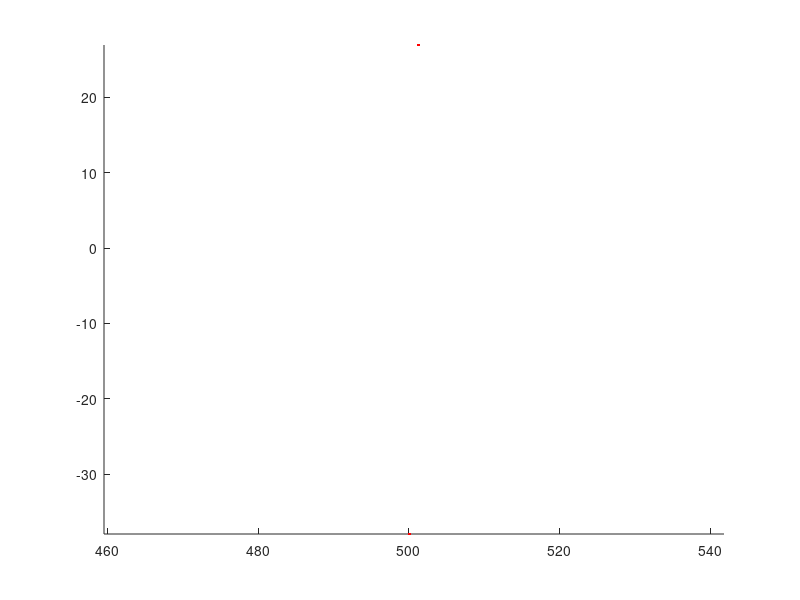

MATLAB code to generate this figure: (Note: this script raises an error after producing the figure.)
clear all
close all

n = 2;
moths.z = 500+randn(1,n)+1i*(100*(rand(1,n)-0.5));
moths.state = ones(size(moths.z));
%%% 1 - diffusion
%%% 2 - surge
%%% 3 - cast
%%% 4 - made it to female
moths.timeinstate = zeros(size(moths.z));
moths.success = zeros(size(moths.z));
tol = 10^(-8);
moths.quality = tol*[10*ones(1,n/2), 1/10*ones(1,n/2)];

moths.angles = rand(1,n)*2*pi;
speed = 1;
interval = 60;
capThres = 5;
dt = 1;
t = 0;
L = 10;

hold on
% cont = fcontour(@(x,y) odorFun(x,y),[-50 1000 -500 500],'LevelStep',0.00001);
mothplot = plot(moths.z,'.r')
% mothplot = scatter(real(moths.z),imag(moths.z),[],moths.state,'.')
caxis([1,4])
colormap(jet)
axis equal

cont = fcontour(@(x,y) odorFunTime(x,y,t,interval),[-50 1000 -500 500],...
    'LevelStep',0.0001,'MeshDensity',200);

while (t < 500000)
t=t+dt;

%%% update angles
ind = find(moths.state==1);
moths.angles(ind) = moths.angles(ind) + (rand(1,length(ind))-0.5)*2*pi;

ind = find(moths.state==2);
moths.angles(ind) = pi; %take time to turn? add noise?

ind = find(moths.state==3);
moths.angles(ind) = 3*pi/2 - pi*(rand(1,length(ind))>=0.5);

%%% plume concentration
c = odorFunTime(real(moths.z),imag(moths.z) , t, interval);

moths.success = sqrt(real(moths.z).^2 + imag(moths.z).^2) < capThres;

%%% update states
moths.state(moths.state==1 & c>moths.quality) = 2;
moths.state(moths.state==2 & c<moths.quality) = 3;
moths.state(moths.state==3 & c>moths.quality) = 2;
moths.state(moths.success==1) = 4;

moths.z = moths.z + dt*speed*(exp(1i*moths.angles));% + (c>moths.quality).*exp(1i*pi));
moths.z = (1-moths.success).*moths.z;


%plotting
% quiver(real(moths.z),imag(moths.z),cos(moths.angles),sin(moths.angles),0.5)
ylim([-500,500])
xlim([-50,1000])
title( sprintf('t=%g,s1=%g,s2=%g,s3=%g,s4=%g',t,sum(moths.state==1),...
    sum(moths.state==2),sum(moths.state==3),sum(moths.state==4)))
    drawnow
% if ceil(t/100)==t/100
%     delete(cont)
%     cont = fcontour(@(x,y) odorFunTime(x,y,t,interval),[-50 1000 -500 500],...
%         'LevelStep',0.00001);
% end
% mothplot.XData = real(moths.z);
% mothplot.YData = imag(moths.z);
% mothplot.CData = moths.state;
mothplot = plot(moths.z,'.r')

end